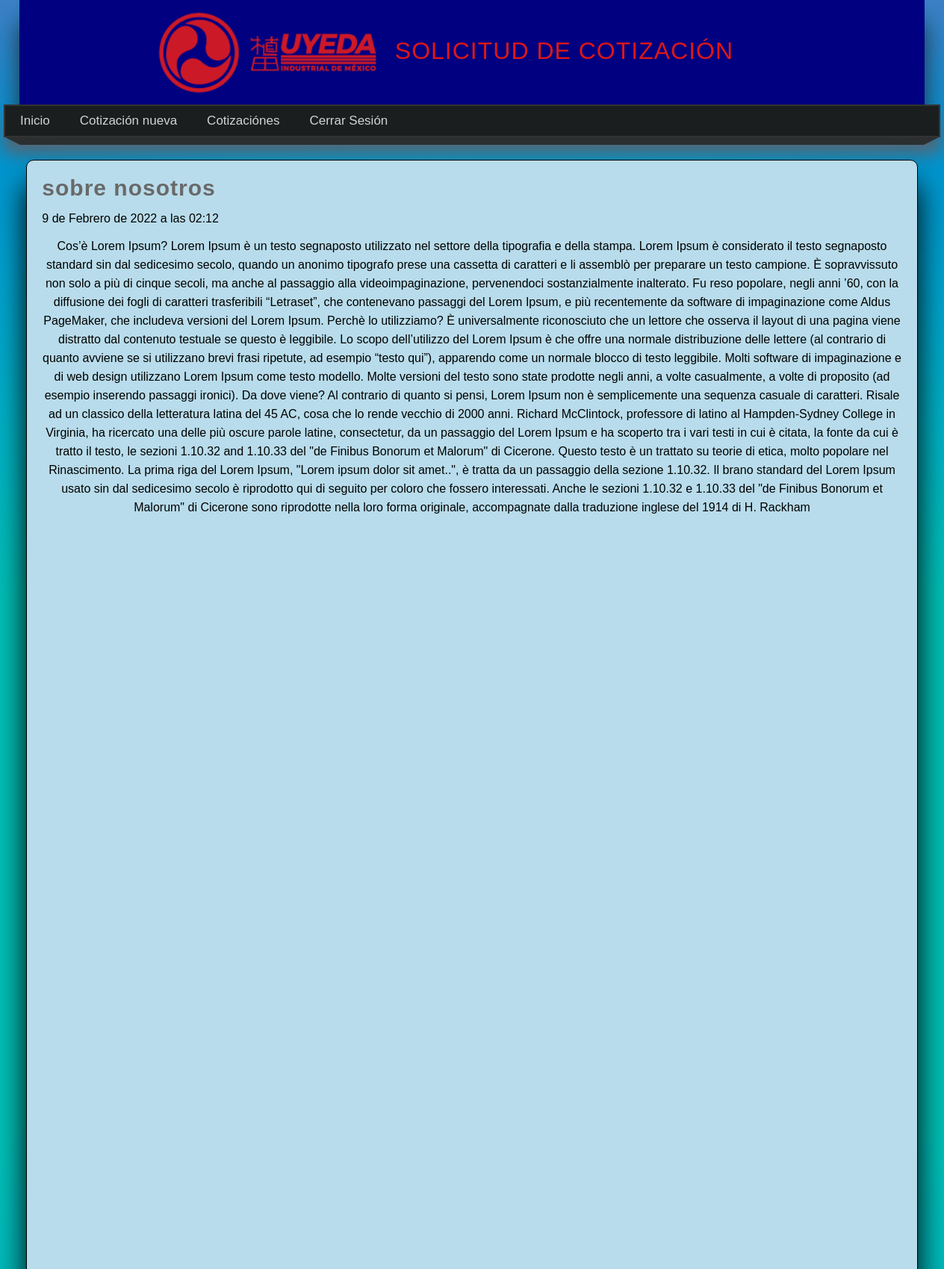
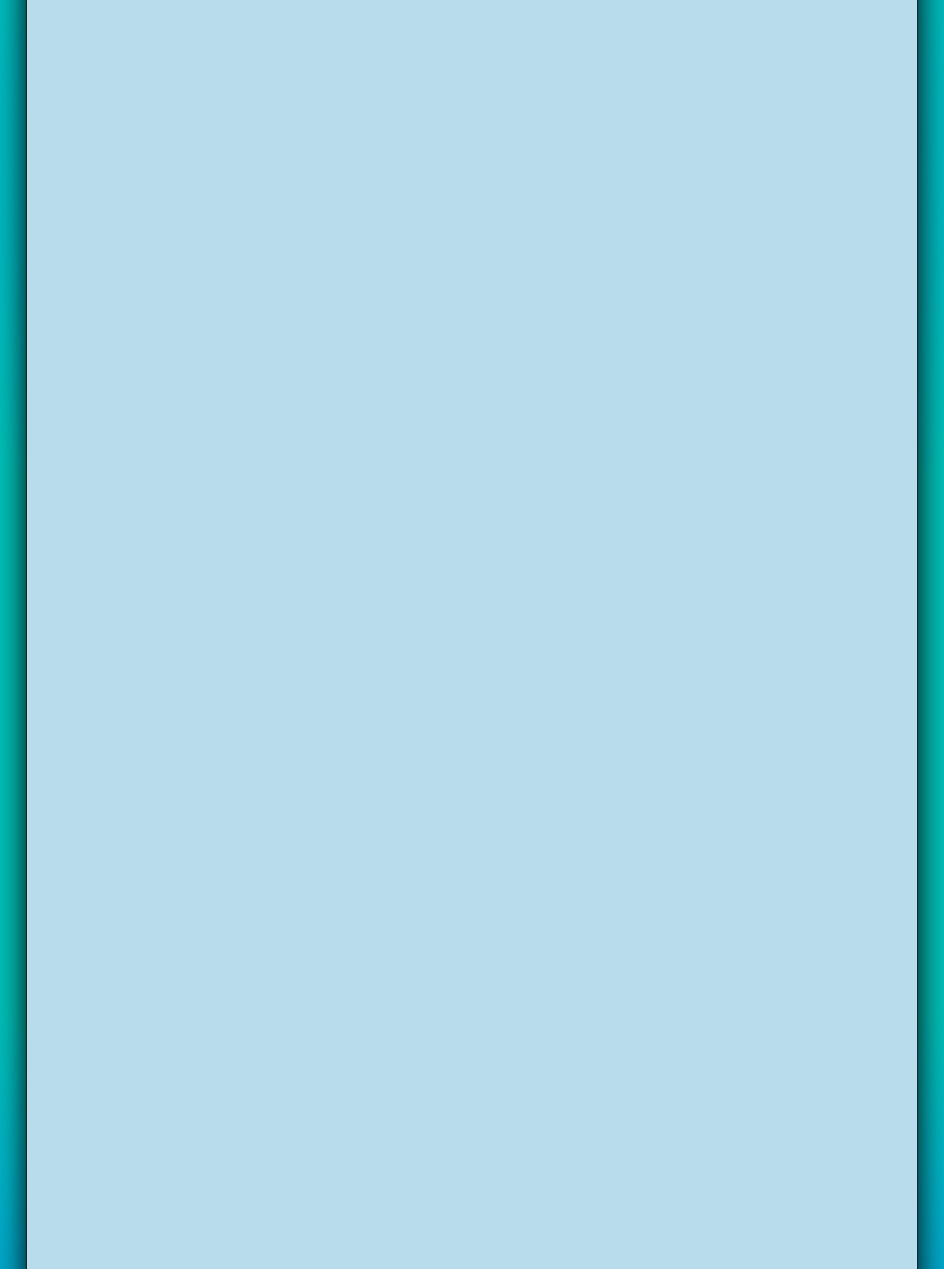
The app's page /pagina/sobre-nosotros (signed in, upper part) with its own data (2 pictures, top to bottom).
### pages/models.py (models this page shows, shortened)
class Page(models.Model):
    title = models.CharField(max_length=50, verbose_name="Titulo")
    content = RichTextField(verbose_name="Contenido")
    slug = models.CharField(unique=True, max_length=150, verbose_name="URL")
    visible = models.BooleanField(verbose_name="¿Visible?")
    created_at = models.DateTimeField(auto_now_add="True", verbose_name="Creado el")
    updated_at = models.DateTimeField(auto_now="True", verbose_name="Autualizado el")
    class Meta:
        verbose_name = "Pagina"
        verbose_name_plural = "Paginas"

### pages/views.py (the view)
# urls.py: path('pagina/<str:slug>', views.page, name="page")
@login_required(login_url="login")
def page(request, slug):
    page = Page.objects.get(slug=slug)
    return render(request, "pages/page.html",{
        "page": page
    })

### pages/context_processors.py (called while the page is built)
def get_pages(request):
    pages = Page.objects.values_list('id', 'title', 'slug')
    return {
        'pages': pages
    }

### pages/templates/pages/page.html (shortened to what this page needs)
{% extends 'layouts/layout.html' %}
{% block content %}
    <h1 class = "title" >{{page.title}}</h1>
    <span class = "date" >{{page.created_at}}</span>
    <p class = "content" >
        {{page.content|safe}}
    </p>
{% endblock %}

### mainapp/templates/layouts/layout.html (shortened to what this page needs)
{% load static %}
<!DOCTYPE html>
<html lang="en">
<head>
    <link rel="stylesheet" type="text/css" href="{% static 'css/styles.css' %}" />
</head>
<body>
    <header>
        <div id="logotipo">
            <img src="{% static 'img/logo2.png' %}" alt="logo uyeda">
            <h1>Solicitud de Cotización</h1>
        </div>
    </header>
    <nav>
        <ul>
            {% if user.email %}
            <li>
                <a href="{% url 'index' %}">Inicio</a>
            </li>
            <li>
                <a href="{% url 'form' %}">Cotización nueva</a>
            </li>
            <li>
                <a href="{% url 'cotizaciones' %}">Cotizaciónes</a>
            </li>
            <li>
                <a href="{% url 'logout' %}">Cerrar Sesión</a>
            </li>
            {% endif %}
        </ul>
    </nav>
    <div class="barra">
        <span class="esquina-izquierda"></span>
        <span class="relleno-barra"></span>
        <span class="esquina-derecha"></span>
    </div>
    <div id="content">
        <div class="box">
            {% block content %}{% endblock %}
        </div>
    </div>
</body>
</html>

### mainapp/static/css/styles.css (style rules this page uses)
* { margin: 0px; padding: 0px; font-family: Arial, Helvetica, sans-serif; text-decoration: none; }
body { background-image: radial-gradient(circle, #3e7fc6, #0092cf, #00a3ce, #00b3c5, #00c0b7, #00c0b7, #00c0b7, #00c0b7, #00b3c5, #00a3ce, #0092cf, #3e7fc6); }
header { width: 1212px; height: 140px; background-color: #000080; margin: auto; box-shadow: 0px 30px 30px #212F3D }
#logotipo { width: 70%; height: 140px; margin: 0 auto; }
#logotipo img { display: block; width: 300px; float: left; margin-top: 16px; }
#logotipo h1 { display: block; margin-left: 21px; padding-top: 50px; padding-left: 300px; letter-spacing: 1px; text-transform: uppercase; font-weight: lighter; color: #dd1717; }
nav { width: 1250px; height: 40px; margin: 0 auto; background-color: #1b1e1f; border: 2px, solid #333333; box-shadow: 0px 22px 22px #566573; font-size: 17px; }
nav ul { list-style: none; text-decoration: none; }
nav ul li { line-height: 40px; float: left; }
nav ul li a { display: block; padding-left: 20px; padding-right: 20px; color: #d1d4d6; }
.barra { width: 1250px; margin: 0 auto; }
.esquina-izquierda { display: block; border-left: 20px solid transparent; border-top: 10px solid #2b2f30; float: left; }
.esquina-derecha { display: block; border-right: 20px solid transparent; border-top: 10px solid #2b2f30; float: right; }
.relleno-barra { display: block; width: 1210px; height: 10px; background: #2b2f30; float: left; }
#content { width: 1212px; height: 223em; margin: 0 auto; margin-bottom: 30px; margin-top: 30px; }
.box { background: #B8DCEB; width: 95%; height: 220em; padding: 20px; border: 1px solid #ddd; border-radius: 10px; margin: 0 auto; box-shadow: 0px 32px 40px #000; border: 1px solid; }
.title { color: #696969; letter-spacing: 1px; font-size: 30px; margin-bottom: 10px; }
.date { display: block; margin-top: 15px; margin-bottom: 15px; }
.content { display: block; line-height: 25px; margin-top: 15px; margin-bottom: 15px; text-align: center; }

### records on screen
Page: title "sobre nosotros", created_at "9 de Febrero de 2022 a las 02:12", content "Cos’è Lorem Ipsum? Lorem Ipsum è un testo segnaposto utilizzato nel settore della tipografia e della stampa. Lorem Ipsum è considerato il testo segnaposto standard sin dal sedicesimo secolo, quando un anonimo tipografo prese una cassetta di caratteri e li assemblò per preparare un testo campione. È sopravvissuto non solo a più di cinque secoli, ma anche al passaggio alla videoimpaginazione, pervenendoci sostanzialmente inalterato. Fu reso popolare, negli anni ’60, con la diffusione dei fogli di caratteri trasferibili “Letraset”, che contenevano passaggi del Lorem Ipsum, e più recentemente da software di impaginazione come Aldus PageMaker, che includeva versioni del Lorem Ipsum. Perchè lo…"
